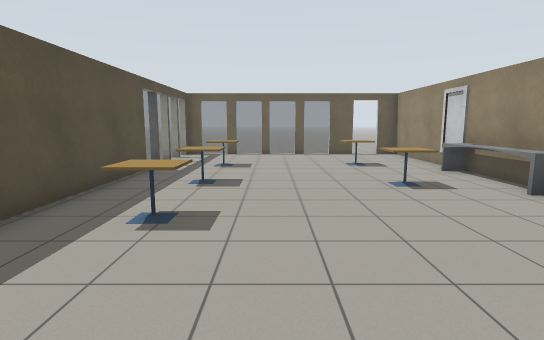
[1] (above)

12 first-person views from a walk through a world built for the Gazebo simulator. The camera is 1.3 m above the floor, tilts 8° down and sees 80° across. The floor is counted in squares, 1 m on a side. Each view is taken from the middle of a square. On the plan, view 1 faces up. The plan holds only what a view shows up to about 14 squares ahead; the rest is blank. Some surface patterns are stand-ins.

[2]
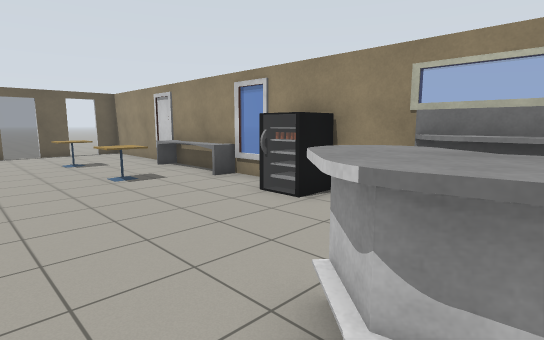

[3]
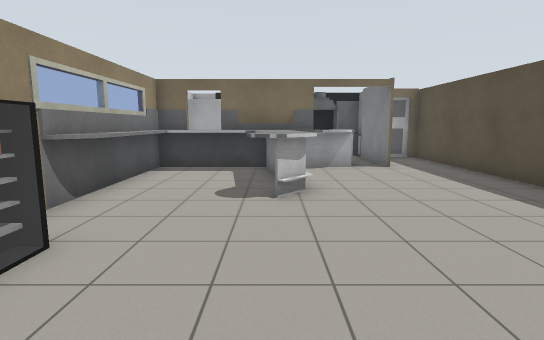

[4]
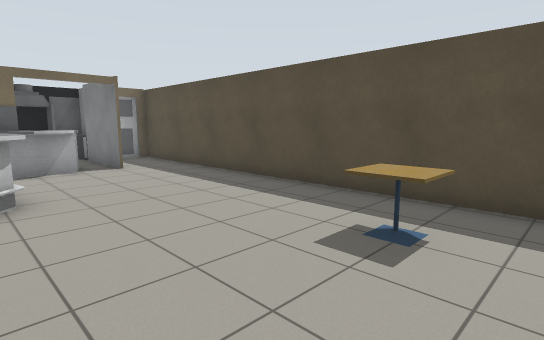

[5]
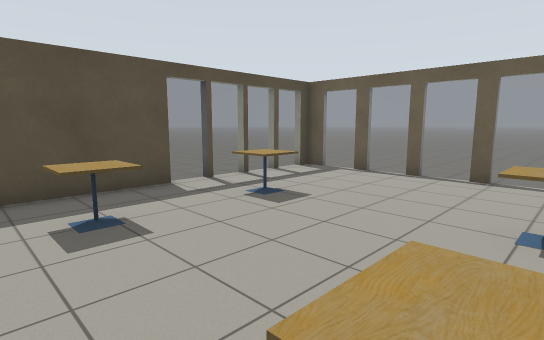

[6]
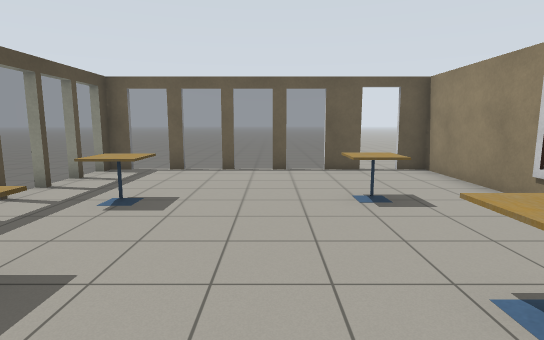

[7]
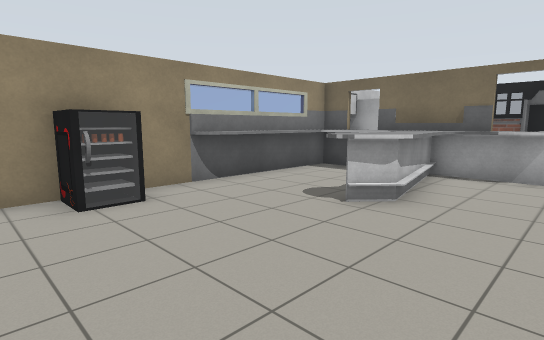

[8]
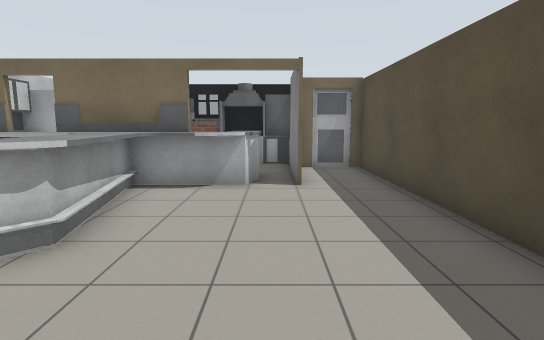

[9]
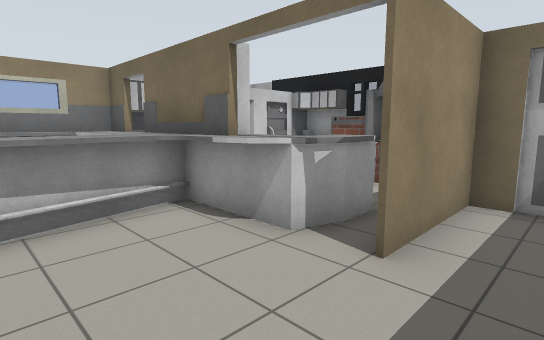

[10]
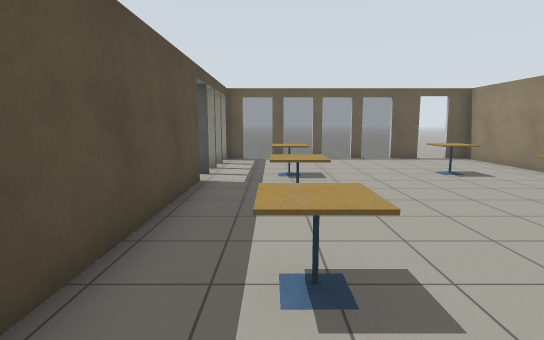

[11]
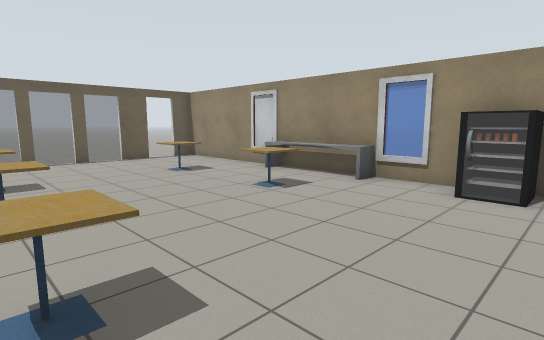

[12]
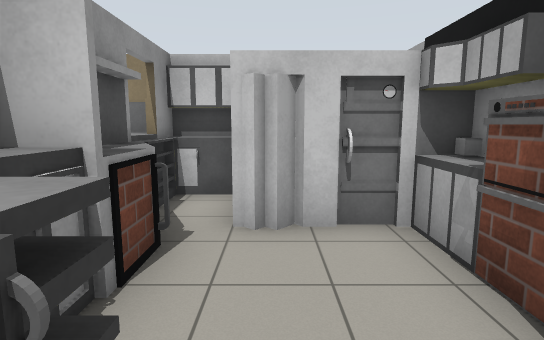

### Floor plan
Key: @ floor where view 1 was taken; # wall or solid block; . floor; = window, fence, low wall or low ledge; T cafe table.
Columns run from 6 left of view 1 to 6 right of it. Each row starts with its distance up from view 1.
 17  .........
 16 ............
 15 ............
 14 ..#======#.##
 13 ..=.........#
 12 ..=.........#
 11 ..=.T....T..#
 10  .=.TT...T..#
  9   #........##
  8   #.T......#
  7   #.TT...T.#
  6   #........#
  5   #.T......==
  4   #.TT......#
  3   #.......=##
  2   #.........#
  1   #........##
  0   #...@.=..#
 -1   #....=#..#
 -2   #.....=..#
 -3   #.....===#
 -4   #.#.=#####
 -5   #.#.=.==##
 -6   #.#....###
 -7   ###....#
 -8     ######

Where each view was taken, in squares from view 1:
view 1: 0 up, 0 right, facing up
view 2: 1 down, 0 right, facing up-right
view 3: 6 up, 2 right, facing down
view 4: 6 up, 2 right, facing down-left
view 5: 6 up, 3 right, facing up-left
view 6: 5 up, 1 right, facing up
view 7: 5 up, 1 left, facing down-right
view 8: 3 up, 1 left, facing down
view 9: 1 down, 3 left, facing down-right
view 10: 2 up, 2 left, facing up
view 11: 2 up, 2 left, facing up-right
view 12: 6 down, 1 left, facing right
